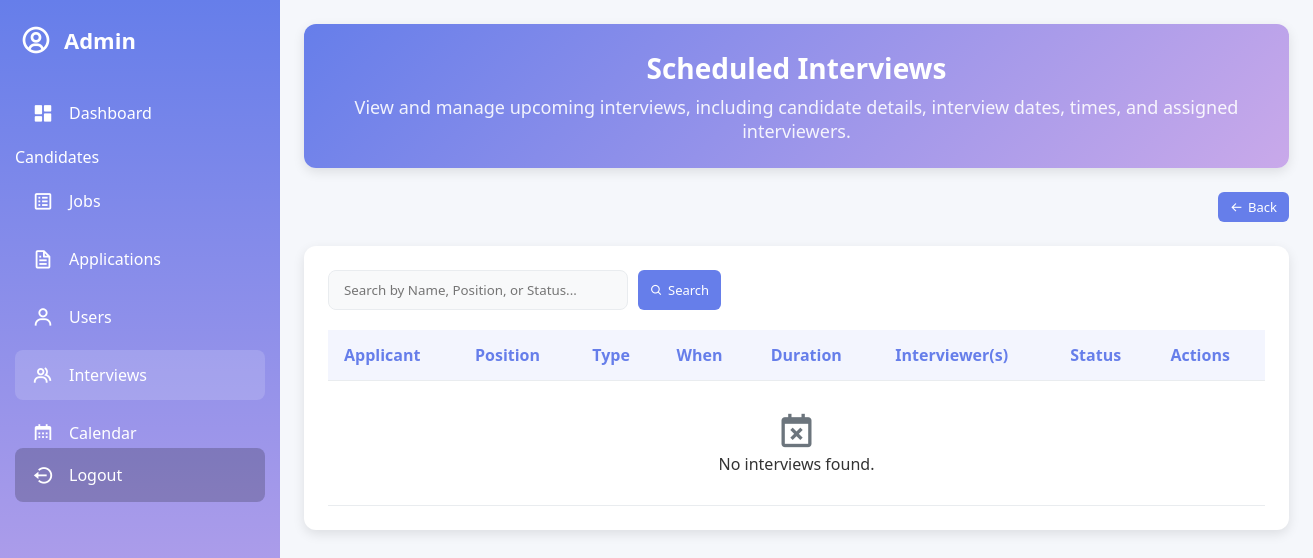
/scheduled_interviews.php, run on an earlier commit of the app's database.
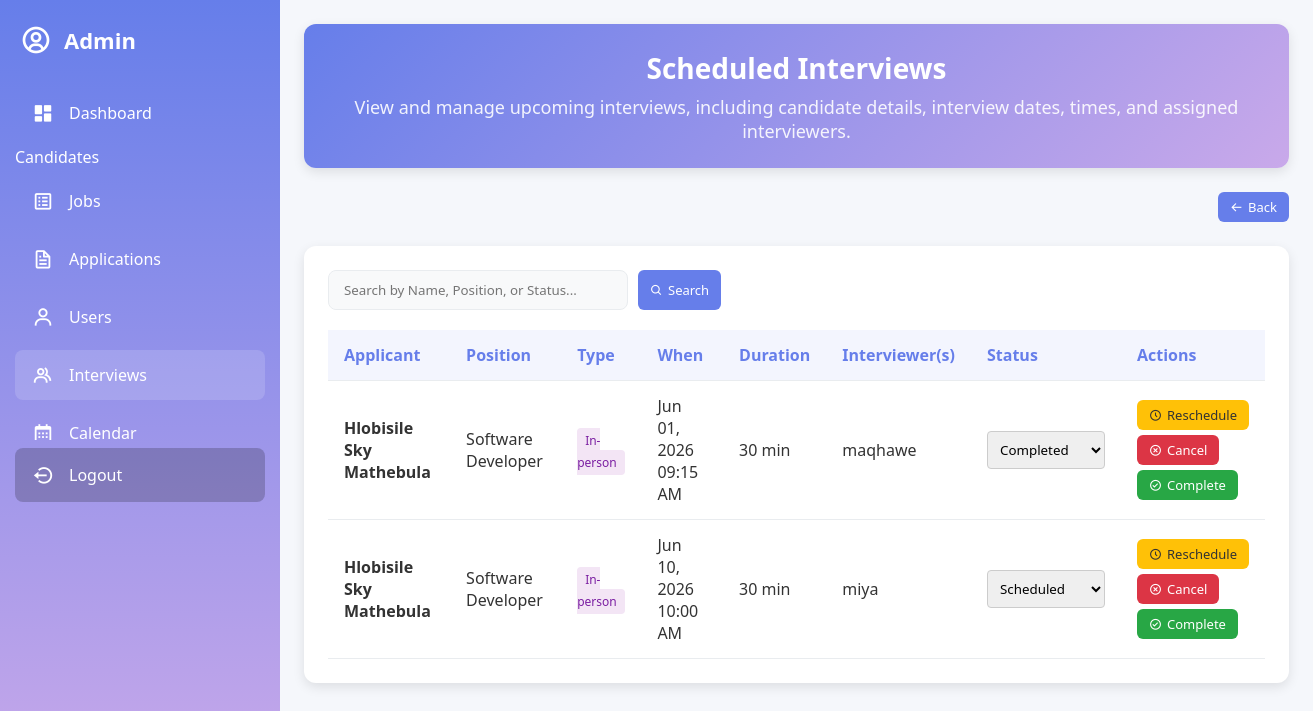
And on a later commit of the database.
### tables this page shows
CREATE TABLE `interviews` (
  `interview_id` int(11) NOT NULL,
  `user_id` int(11) DEFAULT NULL,
  `job_id` int(11) DEFAULT NULL,
  `company_id` int(11) DEFAULT NULL,
  `interviewer` varchar(255) DEFAULT NULL,
  `interviewer_ids` longtext DEFAULT NULL CHECK (json_valid(`interviewer_ids`)),
  `interview_date` datetime DEFAULT NULL,
  `interview_status` enum('Scheduled','Rescheduled','Completed','Cancelled') DEFAULT 'Scheduled',
  `interview_type` enum('Online','In-person') DEFAULT 'In-person',
  `meeting_link` varchar(500) DEFAULT NULL,
  `duration_minutes` int(11) DEFAULT 30,
  `company_address` varchar(255) DEFAULT NULL,
  `reschedule_reason` text DEFAULT NULL,
  `cancellation_reason` text DEFAULT NULL,
  `availability_status` enum('Available','Not Available','Pending') DEFAULT 'Pending'
);

CREATE TABLE `users` (
  `user_id` int(11) NOT NULL,
  `username` varchar(100) NOT NULL,
  `fullname` varchar(100) NOT NULL,
  `gender` enum('Male','Female','Other') NOT NULL,
  `dob` date DEFAULT NULL,
  `email` varchar(100) NOT NULL,
  `phone` varchar(100) NOT NULL,
  `address` text NOT NULL,
  `password` varchar(255) NOT NULL,
  `role` enum('Applicant','Admin','Consultant') NOT NULL,
  `verification_token` varchar(255) DEFAULT NULL,
  `google_id` varchar(255) DEFAULT NULL,
  `failed_attempts` int(11) DEFAULT 0,
  `last_failed_login` int(11) DEFAULT 0,
  `email_verified` tinyint(1) NOT NULL DEFAULT 0,
  `account_status` enum('Active','Inactive') NOT NULL DEFAULT 'Active',
  `last_login_at` timestamp NULL DEFAULT NULL,
  `created_at` timestamp NOT NULL DEFAULT current_timestamp()
);

CREATE TABLE `job_postings` (
  `job_id` int(11) NOT NULL,
  `admin_id` int(11) NOT NULL,
  `department_id` int(11) NOT NULL,
  `company_id` int(11) NOT NULL,
  `position` varchar(255) NOT NULL,
  `company_name` varchar(255) NOT NULL,
  `location` varchar(255) NOT NULL,
  `job_description` text NOT NULL,
  `requirements` text NOT NULL,
  `duties` text NOT NULL,
  `skills` text NOT NULL,
  `salary` decimal(10,2) NOT NULL,
  `deadline` datetime DEFAULT NULL,
  `date_posted` timestamp NOT NULL DEFAULT current_timestamp(),
  `job_status` enum('Active','Closed') NOT NULL DEFAULT 'Active',
  `minimum_criteria` longtext DEFAULT NULL COMMENT 'e.g. {"min_years_experience": 2, "required_skills": ["PHP", "MySQL"], "required_qualification": "Bachelor"}' CHECK (json_valid(`minimum_criteria`))
);

### scheduled_interviews.php (the view, shortened to what this page needs)
<?php
include 'config.php';
$search = "";
$sql = "SELECT i.interview_id, u.user_id, u.fullname AS applicant, j.position AS job,
            i.interviewer, i.interview_date, i.interview_status, i.availability_status,
            i.interview_type, i.meeting_link, i.duration_minutes, i.company_address
        FROM interviews i
        JOIN users u ON i.user_id = u.user_id
        JOIN job_postings j ON i.job_id = j.job_id";
$sql .= " ORDER BY i.interview_date ASC";
$result = $conn->query($sql);
?>
<!DOCTYPE html>
<html lang="en">
<head>
    <link href='https://unpkg.com/boxicons@2.1.4/css/boxicons.min.css' rel='stylesheet'>
</head>
<body>
    <div class="sidebar" id="sidebar">
        <a href="#" class="logo">
            <i class='bx bx-user-circle'></i>
            <div class="logo-name"><span>Admin</span></div>
        </a>
        <ul class="side-menu">
            <li><a href="admin_dashboard.php"><i class='bx bxs-dashboard'></i><span>Dashboard</span></a></li>
            <li class="section-header"><span>Candidates</span></li>
            <li><a href="manage_jobs.php"><i class='bx bx-spreadsheet'></i><span>Jobs</span></a></li>
            <li><a href="manage_applications.php"><i class='bx bx-file'></i><span>Applications</span></a></li>
            <li><a href="admin_user_management.php"><i class='bx bx-user'></i><span>Users</span></a></li>
            <li class="active"><a href="schedule_interview.php"><i class='bx bx-group'></i><span>Interviews</span></a></li>
            <li><a href="calendar.php"><i class='bx bx-calendar'></i><span>Calendar</span></a></li>
        </ul>
        <ul class="side-menu">
            <li>
                <a href="logout.php" class="logout" onclick="return confirm('Are you sure you want to log out?')">
                    <i class='bx bx-log-out-circle'></i>
                    <span>Logout</span>
                </a>
            </li>
        </ul>
    </div>
    <div class="content">
        <main>
            <div class="welcome-section">
                <h1> Scheduled Interviews</h1>
                <p>View and manage upcoming interviews, including candidate details, interview dates, times, and assigned interviewers.</p>
            </div>
            <div class="header-section">
                <a href="schedule_interview.php" class="btn btn-primary">
                    <i class='bx bx-arrow-back'></i> Back
                </a>
            </div>
            <div class="table-container">
                <form method="GET" action="" class="search-box">
                    <input type="search" name="search" class="search-input"
                           placeholder="Search by Name, Position, or Status..."
                           value="<?= htmlspecialchars($search) ?>">
                    <button type="submit" class="btn btn-primary"><i class='bx bx-search'></i> Search</button>
                </form>
                <table>
                    <thead>
                        <tr>
                            <th>Applicant</th>
                            <th>Position</th>
                            <th>Type</th>
                            <th>When</th>
                            <th>Duration</th>
                            <th>Interviewer(s)</th>
                            <th>Status</th>
                            <th>Actions</th>
                        </tr>
                    </thead>
                    <tbody>
                        <?php if ($result && $result->num_rows > 0): ?>
                            <?php while ($row = $result->fetch_assoc()): ?>
                                <tr>
                                    <td><strong><?= htmlspecialchars($row['applicant']) ?></strong></td>
                                    <td><?= htmlspecialchars($row['job']) ?></td>
                                    <td>
                                        <span class="badge" style="background:<?= $row['interview_type']==='Online'?'#e3f2fd;color:#1976d2':'#f3e5f5;color:#7b1fa2' ?>;padding:4px 8px;border-radius:4px;font-size:12px;">
                                            <?= htmlspecialchars($row['interview_type'] ?? 'In-person') ?>
                                        </span>
                                    </td>
                                    <td><?= date('M d, Y h:i A', strtotime($row['interview_date'])) ?></td>
                                    <td><?= ($row['duration_minutes'] ?? 30) ?> min</td>
                                    <td><?= htmlspecialchars($row['interviewer']) ?></td>
                                    <td>
                                        <form action="update_interview_status.php" method="POST" style="display:flex; gap:5px;">
                                            <select name="interview_status" class="form-input-sm" style="width: auto; margin:0;" onchange="if(confirm('Update status?')) this.form.submit()">
                                                <option value="Scheduled"   <?= $row['interview_status'] == 'Scheduled'  ? 'selected' : '' ?>>Scheduled</option>
                                                <option value="Completed"   <?= $row['interview_status'] == 'Completed'  ? 'selected' : '' ?>>Completed</option>
                                            </select>
                                        </form>
                                    </td>
                                    <td>
                                        <div style="display:flex; flex-direction:column; gap:5px; align-items:flex-start;">
                                            <button class="btn btn-warning" onclick="toggleForm('reschedule', <?= $row['interview_id'] ?>)">
                                                <i class='bx bx-time-five'></i> Reschedule
                                            </button>
                                            <button class="btn btn-danger" onclick="toggleForm('cancel', <?= $row['interview_id'] ?>)">
                                                <i class='bx bx-x-circle'></i> Cancel
                                            </button>
                                            <form action="complete_interview.php" method="POST" onsubmit="return confirm('Mark as completed?');">
                                                <button type="submit" class="btn btn-success">
                                                    <i class='bx bx-check-circle'></i> Complete
                                                </button>
                                            </form>
                                        </div>
                                    </td>
                                </tr>
                            <?php endwhile; ?>
                        <?php else: ?>
                            <tr>
                                <td colspan="8" style="text-align:center; padding:30px;">
                                    <i class='bx bx-calendar-x' style="font-size:40px; color:var(--gray);"></i>
                                    <p>No interviews found.</p>
                                </td>
                            </tr>
                        <?php endif; ?>
                    </tbody>
                </table>
            </div>
        </main>
    </div>
</body>
</html>

### scheduled_interviews.php (style rules this page uses)
* { margin: 0; padding: 0; box-sizing: border-box; font-family: 'Segoe UI', Tahoma, Geneva, Verdana, sans-serif; }
:root { --primary: #667eea; --primary-dark: #5a67d8; --secondary: #c9a9eaff; --dark: #18191a; --darker: #121314; --light: #f8f9fa; --gray: #6c757d; --light-gray: #e9ecef; --success: #28a745; --danger: #dc3545; --warning: #ffc107; --info: #17a2b8; --white: #ffffff; --border-radius: 12px; --box-shadow: 0 4px 12px rgba(0, 0, 0, 0.1); --transition: all 0.3s ease; }
body { background-color: #f5f7fb; color: #333; display: flex; min-height: 100vh; overflow-x: hidden; }
.sidebar { width: 280px; background: linear-gradient(180deg, var(--primary), var(--secondary)); color: var(--white); height: 100vh; position: fixed; top: 0; left: 0; z-index: 100; transition: var(--transition); display: flex; flex-direction: column; }
.logo { display: flex; align-items: center; gap: 12px; padding: 24px 20px; text-decoration: none; color: var(--white); font-size: 22px; font-weight: 700; }
.logo i { font-size: 32px; }
.logo-name span { white-space: nowrap; transition: var(--transition); }
.side-menu { list-style: none; padding: 0 15px; flex: 1; overflow-y: auto; }
.side-menu li { margin: 8px 0; }
.side-menu li a { display: flex; align-items: center; gap: 14px; padding: 14px 16px; color: var(--white); text-decoration: none; border-radius: 8px; transition: var(--transition); font-size: 16px; }
.side-menu li a:hover, .side-menu li.active a { background: rgba(255, 255, 255, 0.15); }
.side-menu li a i { font-size: 22px; min-width: 24px; text-align: center; }
.logout { margin-top: auto; padding: 16px !important; background: rgba(0,0,0,0.2); }
.content { flex: 1; margin-left: 280px; transition: var(--transition); }
main { padding: 24px; }
.welcome-section { background: linear-gradient(135deg, var(--primary) 0%, var(--secondary) 100%); color: var(--white); padding: 25px; border-radius: var(--border-radius); margin-bottom: 24px; box-shadow: var(--box-shadow); text-align: center; }
.welcome-section h1 { font-size: 28px; margin-bottom: 8px; }
.welcome-section p { opacity: 0.9; font-size: 18px; }
.header-section { display: flex; justify-content: flex-end; align-items: center; margin-bottom: 24px; flex-wrap: wrap; gap: 16px; }
.table-container { background: var(--white); padding: 24px; border-radius: var(--border-radius); box-shadow: var(--box-shadow); overflow-x: auto; }
.search-box { display: flex; gap: 10px; margin-bottom: 20px; }
.search-input { padding: 10px 15px; border: 1px solid var(--light-gray); border-radius: 8px; width: 300px; background: var(--light); color: var(--dark); }
table { width: 100%; border-collapse: collapse; min-width: 800px; }
th, td { padding: 14px 16px; text-align: left; border-bottom: 1px solid var(--light-gray); }
th { background: rgba(102, 126, 234, 0.08); font-weight: 600; color: var(--primary); }
.btn { padding: 6px 12px; border: none; border-radius: 6px; cursor: pointer; font-size: 13px; font-weight: 500; text-decoration: none; display: inline-flex; align-items: center; gap: 5px; transition: var(--transition); }
.btn-primary { background: var(--primary); color: white; }
.btn-warning { background: var(--warning); color: #333; }
.btn-danger { background: var(--danger); color: white; }
.btn-success { background: var(--success); color: white; }
.form-input-sm { width: 100%; padding: 8px; margin: 5px 0 10px; border: 1px solid #ccc; border-radius: 4px; }

What changed in the data, as far as the page shows it:
added interviews: user.fullname "Hlobisile Sky Mathebula", job.position "Software Developer", interview_type "In-person", interview_date "Jun 01, 2026 09:15 AM", duration_minutes "30", interviewer "maqhawe", interview_status "Completed"
added interviews: user.fullname "Hlobisile Sky Mathebula", job.position "Software Developer", interview_type "In-person", interview_date "Jun 10, 2026 10:00 AM", duration_minutes "30", interviewer "miya", interview_status "Scheduled"
Also different on the page:
text no longer shown: "No interviews found."
